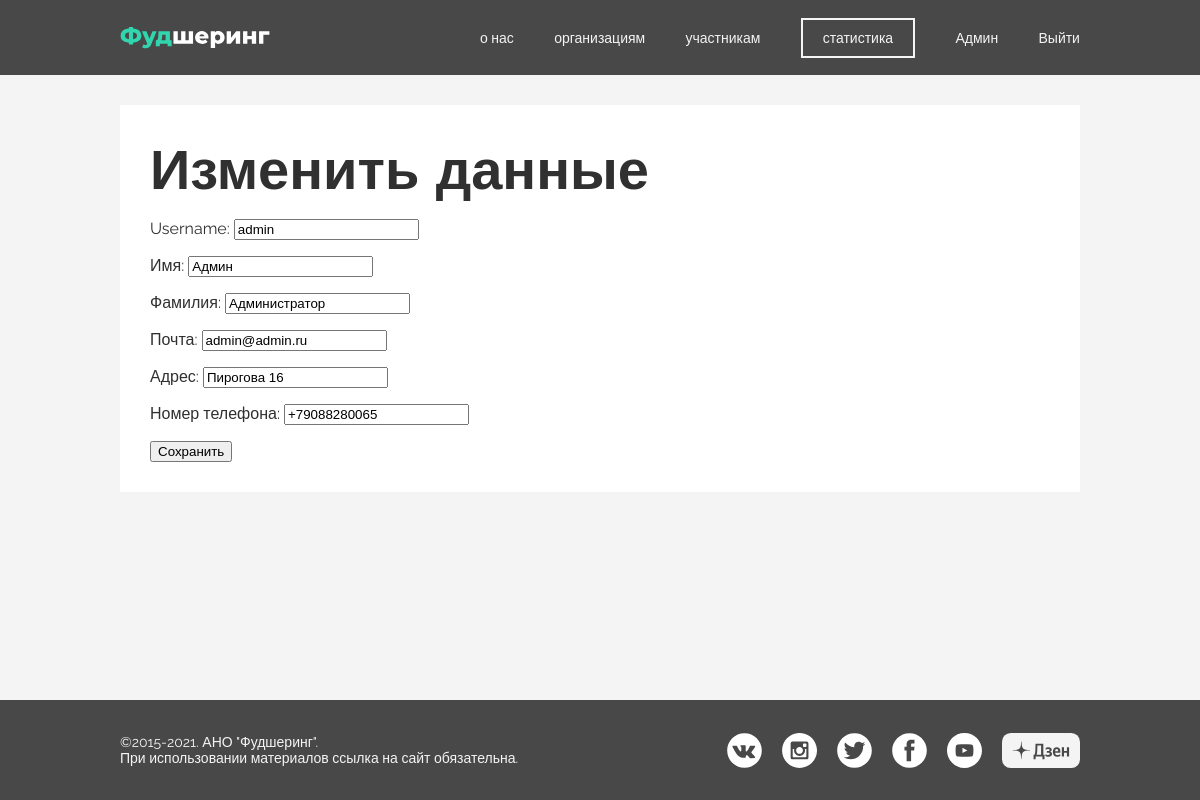
Screenshot of /cabinet/profile/edit/ (signed in) with the database file from the repository.
### authapp/models.py (models this page shows, shortened)
class UserProfile(AbstractUser):
    email = models.EmailField(verbose_name='Почта')
    first_name = models.CharField(verbose_name='Имя', max_length=128)
    last_name = models.CharField(verbose_name='Фамилия', max_length=128)
    status = models.CharField(verbose_name='Статус', choices=Status.choices, default=Status.Volunteer, max_length=1)
    confirm = models.BooleanField(verbose_name='Подтверждён', default=False)
    address = models.CharField(verbose_name='Адрес', max_length=128)
    phone_number = models.CharField(max_length=12, verbose_name="Номер телефона")

### mainapp/views.py (the view)
# urls.py: path('cabinet/profile/edit/', mainapp.edit_profile, name='edit_profile'),
def edit_profile(request):
    if request.method == 'POST':
        form = ChangeForm(request.POST, instance=request.user)
        if form.is_valid():
            form.save()
            messages.success(request, 'Вы успешно изменили профиль!')
            return HttpResponseRedirect(reverse('mainapp:profile'))
    else:
        form = ChangeForm(instance=request.user)
    context = {
        'title': 'изменить профиль',
        'form': form,
    }
    return render(request, 'mainapp/lk/profile/edit.html', context)

### authapp/forms.py
class ChangeForm(UserChangeForm):
    class Meta:
        model = UserProfile
        fields = ('username', 'first_name', 'last_name', 'email', 'address', 'phone_number')
    def __init__(self, *args, **kwargs):
        super().__init__(*args, **kwargs)
        for name, item in self.fields.items():
            item.widget.attrs['class'] = 'form-control'
            item.help_text = ''
            if name == 'password':
                item.widget = forms.HiddenInput()

### mainapp/templates/mainapp/lk/profile/edit.html (shortened to what this page needs)
{% extends 'mainapp/layouts/app.html' %}
{% load static %}
{% block content %}
    <div class="frame">
        <div class="content cabinet_frame">
            <div class="md-title h1">Изменить данные</div>
            <div class="container">
                <form method="post">
                    {{ form.as_p }}
                    <button>Сохранить</button>
                </form>
            </div>
        </div>
    </div>
{% endblock %}

### mainapp/templates/mainapp/layouts/app.html (shortened to what this page needs)
{% load static %}
<!doctype html>
<html lang="ru">
<head>
    <link href="https://cdn.jsdelivr.net/npm/select2@4.1.0-rc.0/dist/css/select2.min.css" rel="stylesheet"/>
    <link rel="stylesheet" href="{% static 'css/main.css' %}">
</head>
<body>
<div class="menu">
    <div class="content  menu_content">
        <div class="menu_left">
            <a href="{% url 'mainapp:index' %}">
                <div class="menu_left_logo">
                </div>
            </a>
        </div>
        <div class="menu_right">
            <div class="menu_right_li"><a href="{% url 'mainapp:about' %}">о нас</a></div>
            <div class="menu_right_li"><a href="{% url 'mainapp:organizations' %}">организациям</a></div>
            <div class="menu_right_li"><a href="{% url 'mainapp:participants' %}">участникам</a></div>
            <div class="menu_right_li  statistic_button"><a href="#">статистика</a></div>
            {% if not user.is_authenticated %}
                <div class="menu_right_li"><a href="{% url 'authapp:register' %}">регистрация</a></div>
                <div class="menu_right_li"><a href="{% url 'authapp:login' %}">вход</a></div>
            {% else %}
                <div class="menu_right_li"><a href="{% url 'mainapp:cabinet' %}">{{ request.user.first_name }}</a></div>
                <div class="menu_right_li"><a href="{% url 'authapp:logout' %}">Выйти</a></div>
            {% endif %}
        </div>
    </div>
</div>
{% block content %}
{% endblock %}
<div class="footer">
    <div class="content footer_content">
        <div class="footer_item footer_left">
            <span>©2015-2021. АНО "Фудшеринг".</span>
            <span>При использовании материалов ссылка на сайт обязательна.</span>
        </div>
        <div class="footer_item footer_right">
            <a href="https://vk.com/foodsharing_msk">
                <div class="social_logo"
                     style="background: url('{% static 'icons/footer/vk.svg' %}') center no-repeat; background-size: cover"></div>
            </a>
            <a href="https://www.instagram.com/ano_foodsharing/">
                <div class="social_logo"
                     style="background: url('{% static 'icons/footer/inst.svg' %}') center no-repeat; background-size: cover"></div>
            </a>
            <a href="https://twitter.com/foodsharing_msk">
                <div class="social_logo"
                     style="background: url('{% static 'icons/footer/tt.svg' %}') center no-repeat; background-size: cover"></div>
            </a>
            <a href="https://www.facebook.com/foodsharingmsk/">
                <div class="social_logo"
                     style="background: url('{% static 'icons/footer/fb.svg' %}') center no-repeat; background-size: cover"></div>
            </a>
            <a href="https://www.youtube.com/channel/UCrKJ9f1ACPckgOPgE67tW5g">
                <div class="social_logo"
                     style="background: url('{% static 'icons/footer/yt.svg' %}') center no-repeat; background-size: cover"></div>
            </a>
            <a href="https://zen.yandex.ru/id/5ab3ac5ea815f1e1f0a0148d">
                <div class="social_logo social_logo_zen">
                </div>
            </a>
        </div>
    </div>
</div>
</body>
</html>

### static/css/main.css (style rules this page uses)
body { margin: 0; background: #F4F4F4; color: #303030; font-family: "Raleway", sans-serif; }
div, input { box-sizing: border-box; }
a { text-decoration: none; color: #303030; }
.h1 { font-family: "Montserrat", sans-serif; font-weight: 800; }
.md-title { font-size: 56px; }
.menu { width: 100%; background: #484848; height: 75px; display: flex; justify-content: center; align-items: center; margin-bottom: 30px; }
.menu_content, .footer_content { display: flex; justify-content: space-between; align-items: center; }
.menu_left_logo { display: flex; justify-content: center; align-items: center; height: 50px; width: 150px; }
.menu_right { width: 600px; font-size: 14px; display: flex; justify-content: space-between; align-items: center; color: #F4F4F4; }
.menu_right_li a { text-decoration: none; color: #F4F4F4; }
.statistic_button { box-sizing: content-box; border: 2px solid #F4F4F4; padding: 10px 20px; }
.footer { position: fixed; bottom: 0; height: 100px; width: 100%; background: #484848; color: #F4F4F4; display: flex; align-items: center; justify-content: center; font-size: 14px; z-index: 10; }
.footer_item { display: flex; }
.footer_left { flex-direction: column; }
.social_logo { margin-left: 20px; width: 35px; height: 35px; transition: 100ms ease-out; }
.social_logo_zen { width: 78px; display: flex; justify-content: center; align-items: center; }
.frame { width: 100%; display: flex; justify-content: center; }
.content { width: 960px; }
.cabinet_frame { background: #ffffff; padding: 30px; margin-bottom: 80px; }

### rows the page displays
UserProfile: user.first_name "Админ", username "admin", first_name "Админ", last_name "Администратор", email "admin@admin.ru", address "Пирогова 16", phone_number "+79088280065"
